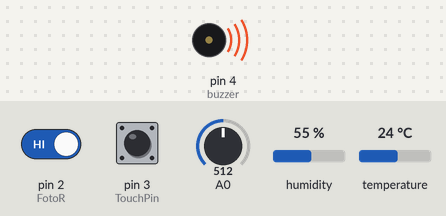
This sketch was run on a simulated Arduino Uno, built with avr-gcc and run on an emulated ATmega328P. On the bench: buzzer (waves = sounding). Inputs (shaded band) come from the test bench; at power-on: A0 = 512, pin 2 (FotoR) HIGH, pin 3 (TouchPin) LOW, humidity 55 %, temperature 24 °C. What the sketch prints to the serial monitor is not drawn.

Above: at 2.8 s.
2.9 s: A0 set to 490
5.6 s: pin 2 (FotoR) driven LOW
11.6 s: A0 set to 508
At 14.6 s:
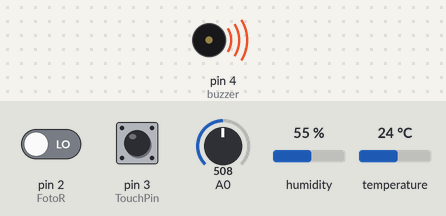
18.0 s: pin 3 (TouchPin) pulled HIGH for 2.35 s
At 20.2 s:
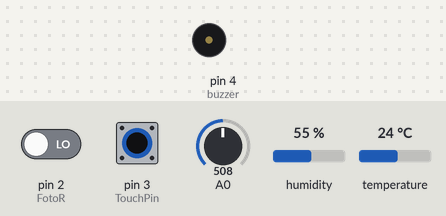
21.8 s: A0 set to 306
At 22.4 s:
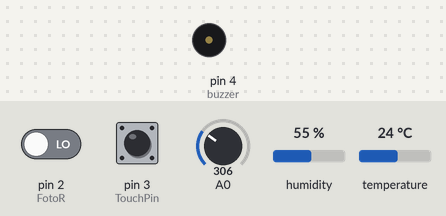
24.5 s: A0 set to 156
29.5 s: A0 set to 128
At 33.5 s:
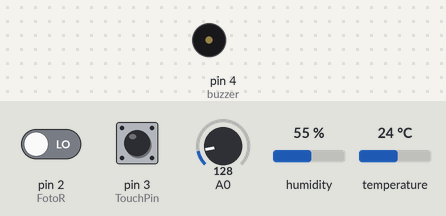
Timing chart, 0 to 36.9 s (numbered marks = the images above; inputs shaded):
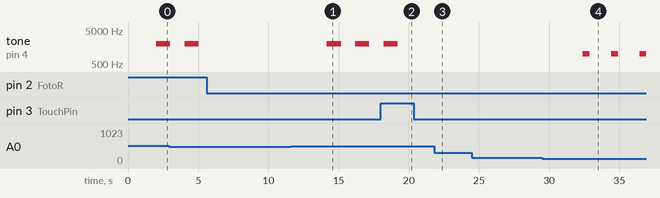

The sketch:

DHT11.ino
```cpp
#include "DHT.h" //DHT Sensor library by AdaFruit

#define DHTPIN 8
#define DHTTYPE DHT11

DHT dht(9, DHT11);
int Gaz;
int FotoR = 2;
int buzzer = 4 ;
const int TouchPin=3;

void setup() {
  pinMode(TouchPin, INPUT);
  pinMode (buzzer, OUTPUT) ;
  pinMode(FotoR, INPUT);
  Serial.begin(9600);
  Serial.println(F("DHT11 a început măsurarea temperaturii și a umidității!"));

  dht.begin();
}

void loop() {
  Gaz = analogRead(A0);       // citeste input din pin analog 0 A0
  int sensorVal = digitalRead(TouchPin);
  int FotoRStare = digitalRead(FotoR);

    delay(2000);
    // Citire umiditate
    float h = dht.readHumidity();
    // Citeste temp in grade celsius
    float t = dht.readTemperature();

    // Daca au esuat citirile, afiseaza mesajul
    if (isnan(h) || isnan(t)) {
      Serial.println(F("Am eșuat citirea de pe senzor!"));
      return;
    }
    // Daca e lumina (0) citeste  valorile
    if(FotoRStare==0){
      Serial.print(F("Umiditate: "));
      Serial.print(h);
      Serial.print(F("%  Temperatură: "));
      Serial.print(t);
      Serial.print(F("°C "));
      Serial.print("Calitate Aer = ");
      Serial.print(Gaz,DEC);
      Serial.print("PPM !");
      Serial.println();
      noTone(4);
    }
    // Daca temperatura < 25 de grade si senzorul touch nu e apasat
    if(t < 25 && FotoRStare == 0 && Gaz < 145){
      tone(4,1000,500);
    }
    // Daca temperatura < 25 de grade si senzorul touch e apasat
    else if (t < 25 && sensorVal == 1){
      noTone(4);
    }
    else if(Gaz > 500 && t < 25 && FotoRStare == 0){
      tone(4,2000,1000);
    }
    else if(Gaz > 500){
      tone(4,2000,1000);
    }
    else{
      noTone(4);
    }
    }
```

Measured:
- the behaviour switches between 145 and 144 on A0 (found by bisection; images 3 and 4)
- after the input at 5.6 s, every drawn part: stays the same
- after the input at 11.6 s, tone on pin 4 (buzzer): alternates 2000 Hz for 1.0 s and silent for 1.0 s, starting after 2.6 s
- after the input at 18.0 s, tone on pin 4 (buzzer): goes on until 19.2 s, then stays silent
- after the input at 21.8 s, tone on pin 4 (buzzer): stays silent (without the input it goes to 2000 Hz after 2.5 s)
- after the input at 24.5 s, every drawn part: stays the same
- after the input at 29.5 s, tone on pin 4 (buzzer): alternates 1000 Hz for 0.50 s and silent for 1.5 s, starting after 2.9 s
